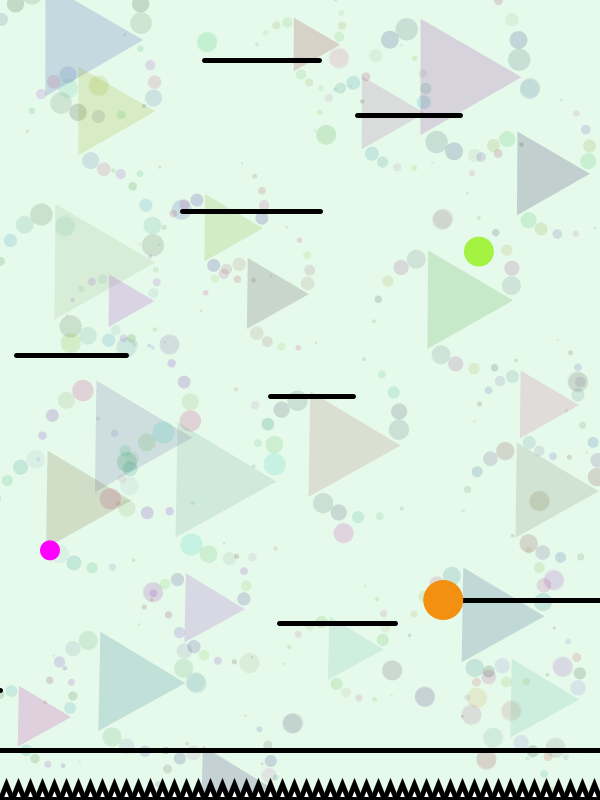
Frame 1 (no input)
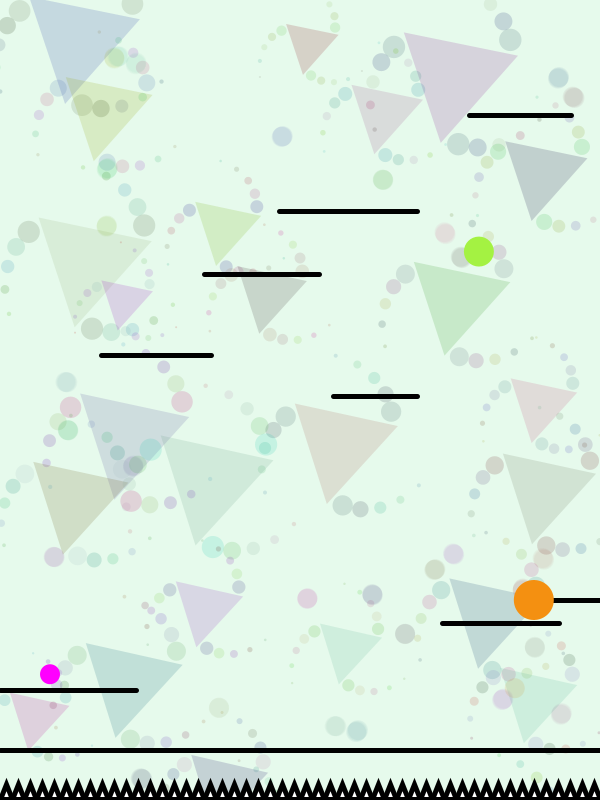
Frame 60 (the mouse pressed at the canvas centre just before this capture)
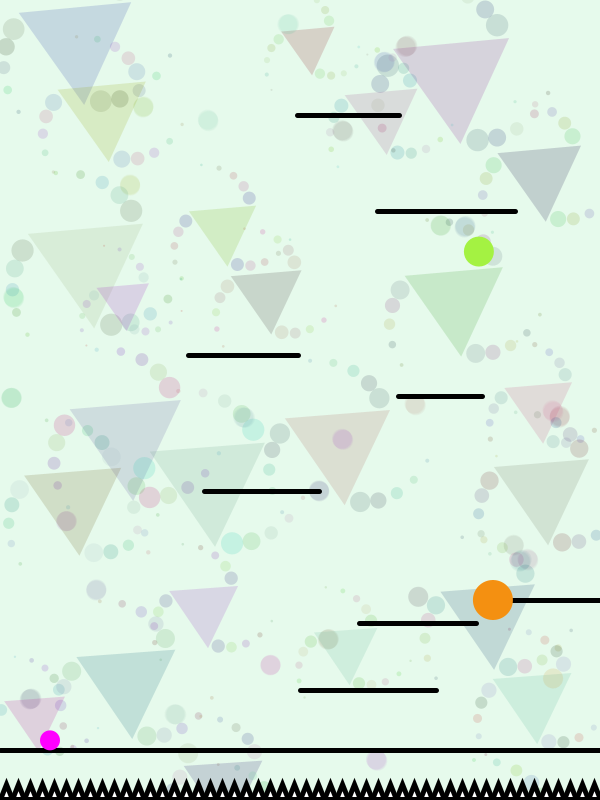
Frame 120 (the mouse held since frame 60 and released just before this capture)

The Processing sketch that drew these frames (run headless with seeded random() and noise(); from frame 60 on, the mouse is pressed at the canvas centre):

// Processing sketch: GAME1
// ── GAME1.pde
float posx = width/2; 
float posy = 550;         // START POS
float vx = 0;
float vy = 0;             // CURRENT VELOCITY
float accx = 0;
float accy = 0;           // ACCELERATION
float rad = 20;           // BALL SIZE
float pline = 750;        // LINE PLACEMENT
boolean objectCollision;  // CHECKS JUMPS, add to every object to bounce off
float nBalls = 20;
boolean[] keys= { false, false }; // BOOLEAN ARRAY FOR KEY PRESSED to add keys
// value of keys in order 1, 2, 3, ...
float spikeVY;
float theta;                // back spin angle
int angle1 = -15;           // back spin angle
int a;                      // amount of background noise
boolean dead = false;
int pointNO, pointNOtrue;
boolean pointScore = false;
float [] alpha = new float [30];
float [] pointX = new float[30];
float [] pointY = new float[30];
float vy5, a61, a63, a17;
float [] a1 = new float[15];
float [] a2 = new float[15];
float [] a3 = new float[15];
float [] vx1 = new float[15];
float [] movingBar = new float [15];
int bar;
float point, redP, blueP, greenP;


Background[] background1;
//Bars barz;                   IN CASE PREFER TO USE CLASSES
//Gamee gamee;
//Spikes spikez;


void setup ()
{
  size(600, 800);
  a = (height/120)*(width/120);    // a = 2;  // TO SLOW DOWN
  backSetup();
  pointNOtrue = 0;
  a17 = 30;
}

void draw()
{
  allSetting();

  if (!dead)
  {
    game();
  } else
    gameOverYES();
}

void game()
{
  gamePhysics();
  ball();
  collisions();
  points();
}

void allSetting()
{
  background(230, 250, 236, 00);
  bubTriDraw();
  objects();
}

void objects()
{
  // PUT ALL OBJECT CLASSES AND SHELVES HERE
  bottomLine();
  spikes();
  barX();
  barUpDown();
  mouseBar();
  sideBar();
}

void barX()
{
  stroke(0);
  strokeWeight(5);


    line (a1[0], a2[0], a3[0] + a1[0], a2[0]);
    a1[0] += vx1[0];
    if ( a1[0] <0)
    {
      vx1[0] = -vx1[0];
    } else if ( a3[0] + a1[0] > width)
    {
      vx1[0] = -vx1[0];
    }
  
  
  // COLLISION  SIDEWAYS BARS

  if (posy-(rad/2) <= a2[0] && posy+(rad/2) >= a2[0] )
  {
    if(posx + (rad/2) > a1[0] && posx-(rad/2)< a3[0] + a1[0])
  {
    objectCollision = true;              // for jump check 
    vy = -vy*0.5;
    accy = 0;
    posy = a2[0] - (rad/2);
  }
  }
      line (a1[1], a2[1], a3[1] + a1[1], a2[1]);
    a1[1] += vx1[1];
    if ( a1[1] <0)
    {
      vx1[1] = -vx1[1];
    } else if ( a3[1] + a1[1] > width)
    {
      vx1[1] = -vx1[1];
    }
  
  
  // COLLISION  SIDEWAYS BARS

  if (posy-(rad/2) <= a2[1] && posy+(rad/2) >= a2[1] )
  {
    if(posx + (rad/2) > a1[1] && posx-(rad/2)< a3[1] + a1[1])
  {
    objectCollision = true;              // for jump check 
    vy = -vy*0.5;
    accy = 0;
    posy = a2[1] - (rad/2);
  }
  }
      line (a1[2], a2[2], a3[2] + a1[2], a2[2]);
    a1[2] += vx1[2];
    if ( a1[2] <0)
    {
      vx1[2] = -vx1[2];
    } else if ( a3[2] + a1[2] > width)
    {
      vx1[2] = -vx1[2];
    }
  
  
  // COLLISION  SIDEWAYS BARS

  if (posy-(rad/2) <= a2[2] && posy+(rad/2) >= a2[2] )
  {
    if(posx + (rad/2) > a1[2] && posx-(rad/2)< a3[2] + a1[2])
  {
    objectCollision = true;              // for jump check 
    vy = -vy*0.5;
    accy = 0;
    posy = a2[2] - (rad/2);
  }
  }
      line (a1[3], a2[3], a3[3] + a1[3], a2[3]);
    a1[3] += vx1[3];
    if ( a1[3] <0)
    {
      vx1[3] = -vx1[3];
    } else if ( a3[3] + a1[3] > width)
    {
      vx1[3] = -vx1[3];
    }
  
  
  // COLLISION  SIDEWAYS BARS

  if (posy-(rad/2) <= a2[3] && posy+(rad/2) >= a2[3] )
  {
    if(posx + (rad/2) > a1[3] && posx-(rad/2)< a3[3] + a1[3])
  {
    objectCollision = true;              // for jump check 
    vy = -vy*0.5;
    accy = 0;
    posy = a2[3] - (rad/2);
  }
  }
      line (a1[4], a2[4], a3[4] + a1[4], a2[4]);
    a1[4] += vx1[4];
    if ( a1[4] <0)
    {
      vx1[4] = -vx1[4];
    } else if ( a3[4] + a1[4] > width)
    {
      vx1[4] = -vx1[4];
    }
  
  
  // COLLISION  SIDEWAYS BARS

  if (posy-(rad/2) <= a2[4] && posy+(rad/2) >= a2[4] )
  {
    if(posx + (rad/2) > a1[4] && posx-(rad/2)< a3[4] + a1[4])
  {
    objectCollision = true;              // for jump check 
    vy = -vy*0.5;
    accy = 0;
    posy = a2[4] - (rad/2);
  }
  }
}

void barUpDown()
{

  line (a1[7], a17+30, a1[7] + a3[7], a17+30);
  a17 += vx1[7] ;
  if ( a17 < 30)
  {
    vx1[7] = -vx1[7];
  } else if ( a17 > height - 60)
  {
    vx1[7] = -vx1[7];
  }
  
  if (posy-(rad/2) <= a17 && posy+(rad/2) >= a17-10 && posx + (rad/2) > a1[7] && posx-(rad/2)< a3[7] + a1[7])
  {
    objectCollision = true;              // for jump check 
    vy = -vy*0.5;
    accy = 0;
    posy = a17 + (rad/2);
  }
}

void mouseBar()
{

  line (a61, height - 110, a63, height - 110);
  a61 = mouseX ;
  a63 = mouseX + 40+ a3[8];
  
    // COLLISION
  if (posy-(rad/2) <= height - 110 && posy + (rad/2) >= height - 100 && posx + (rad/2) > a61 && posx-(rad/2)< a63)
  {
    objectCollision = true;              // for jump check 
    vy = -vy*0.5;
    accy = 0;
    posy = height - 110 - (rad/2);
  }
  
} 


void sideBar()
{

  /*// LEFT
  stroke(0);
  strokeWeight(5);
  line(0, (height/4), a3[9], (height/4));
  noStroke();
  fill (244, 144, 17);
  ellipse(a3[9], (height/4), 40, 40);
  a3[9] += vx1[9] ;
  if ( a3[9] > 195)
  {
    vx1[9] = -vx1[9];
  } else if ( a3[9] < 0)
  {
    vx1[9] = -vx1[9];
  } */

  // RIGHT
  stroke(0);
  strokeWeight(5);
  line((width-a3[10]), 3*height/4, width, 3*height/4);
  noStroke();
  fill (244, 144, 17);
  ellipse((width-a3[10]), 3*height/4, 40, 40);
  a3[10] += vx1[11] ;
  if ( (width-a3[10]) < (width -195) )
  {
    vx1[11] = -vx1[11];
  } else if ( (width-a3[10]) > width)
  {
    vx1[11] = -vx1[11];
  }
  // COLLISION RIGHT
  if (posy-(rad/2) >= (3*height/4)-2 && posy-(rad/2) <= (3*height/4)+2 && posx + (rad/2) > (width-a3[10]) && posx-(rad/2)< width)
  {
    objectCollision = true;              // for jump check 
    vy = -vy*0.5;
    accy = 0;
    posy = (3*height/4 )- (rad/2) - 2;
  }  
  // COLLISION WITH BALL RIGHT
  if (posx + (rad/2) >= width-a3[10]-10 && posx-(rad/2) <= width-a3[10]+10)
  { 
    if (posy + (rad/2) > 3*height/4 - 10 || posy - (rad/2) < 3*height/4 + 10)
    {
      objectCollision = false;              // for jump check 
      accx = 0;
      accy = 0;
      vy = -vy ;
    }
  }
  /*// COLLISION LEFT
  if (posy-(rad/2) <= (height/4) && posy+(rad/2) >= (height/4) && posx + (rad/2) < 0 && posx-(rad/2)> a3[9])
  {
    objectCollision = true;              // for jump check 
    vy = 0;
    accy = 0;
    posy = height/4 - (rad/2);
  }
  // COLLISION WITH BALL LEFT
  if (posx + (rad/2) > a3[9]-10 && posx-(rad/2)< a3[9]+10)
  { 
    if (posy + (rad/2) > height/4 + 10 || posy - (rad/2) < height/4 - 10)
    {
      objectCollision = false;              // for jump check 
      accx = 0;
      accy = 0;
      vy=-vy;
    }
  }  */
}  

void spikes()
{

  for (int spike = 0; spike<width/12; spike++)
  {
    fill(255);
    triangle (0+(12*spike), height-1+spikeVY, 6+(12*spike), height-16+spikeVY, 12+(12*spike), height-1+spikeVY);
    rect(0+(12*spike), height-1+spikeVY, 12+(12*spike), height);
  }
  if (frameCount/60 >= 5  && frameCount/60 <= 9)
  { 
    spikeVY += -0.15;
  }

  if (posy >= height-16+spikeVY)
  {
    dead = true;
    stroke(144, 15, 15, 200);
    strokeWeight(6);
    line (posx-12, posy+10, posx-2, posy + 30);
    line (posx-7, posy+10, posx-7, posy + 32);
    line (posx-2, posy+10, posx-2, posy + 40);
    line (posx+3, posy+10, posx+3, posy + 36);
    line (posx+7, posy+10, posx+7, posy + 32);
    line (posx+11, posy+10, posx+11, posy + 26);
    textSize(15);
    textAlign(CENTER);
    fill(144, 15, 15);
    text("......... ughwwAwpss", posx + 5, posy- 10);
  }
}

void points()                  // POINTS TO COLLECT
{
  noStroke();
  fill (redP, greenP, blueP, alpha[pointNOtrue]);
  ellipse(pointX[pointNOtrue], pointY[pointNOtrue], 30, 30);
  println("POINTS : " + pointNOtrue + " !!!");
  if (posx+rad/2 > pointX[pointNOtrue]-15 && posx-rad/2 < pointX[pointNOtrue]+15)
  {
    if (posy+rad/2 > pointY[pointNOtrue]-15 && posy-rad/2 < pointY[pointNOtrue]+15)
    {
      pointScore = true;
      pointNOtrue++;
    }
  }
}


void bottomLine()
{
  stroke(0);
  strokeWeight(5);
  line (0, pline, width, pline);
}


void ball()                      // JUMPING HERO
{
  noStroke();
  fill(255, 0, 255);
  ellipse(posx, posy, rad, rad);
}

void collisions()                // STORE ALL COLLISIONS
{
  leftWall();

  rightWall();

  lineStop();

  ceiling();
}

void leftWall()
{
  if (posx<rad/2)    // LEFT WALL STOPS
  { 
    vx = 0;
    posx = rad/2;
    accx = 0;
  }
}

void rightWall()
{
  if (posx>width-(rad/2))    //RIGHT WALL STOPS
  {
    vx = 0;
    posx = width-(rad/2);
    accx = 0;
  }
}

void ceiling()
{
  if (posy < 0)     // TOP STOPS
  {
    vx = 0;
    vy = 0;
    posy = rad/2;
  }
}

void lineStop()
{
  if ( posy+(rad/2) > pline) 
  {
    objectCollision = true;              // for jump check 
    vy = 0;
    accy = 0;
    posy = pline - rad/2;
  }
}

void gamePhysics()                        // MOVE AND JUMP
{
  accy = 0.35;        // ALWAYS FALLING 

  vx = vx + accx;    // TO ADD MOVEMENT
  vy = vy + accy;
  posx = posx + vx;
  posy = posy + vy;
  accx = 0;

  keyResponse();
}

void keyResponse()
{
  if (keys[0] == true)  //acc to left
  {
    accx = accx - 0.35;
  } else
  {
  }//do nothing

  if (keys[1] == true)  // acc to right
  {
    accx = accx +0.35;
  }
}

void keyPressed() {
  if ( key == 'a' ) {
    keys[0] = true;
  }
  if ( key == 'd' ) {
    keys[1] = true;
  }
  if ( key == 'w' && objectCollision == true) 
  {
    vy = -10;
    objectCollision = false;
  }
}

void keyReleased() {
  if ( key == 'a' ) {
    keys[0] = false;
  }
  if ( key == 'd' ) {
    keys[1] = false;
  }
}

void backSetup()
{

  redP= random(255);
  blueP= random(255);
  greenP=random(255);
  
  

  background1 = new Background[a];
  for (int i=0; i<background1.length; i++)
  {
    background1[i] = new Background();
    background1[i].redT = random (200);
    background1[i].greenT = random (200);
    background1[i].blueT = random (200);
    background1[i].setup1();
    background1[i].r = random(30, 70);

    if ( i%2 == 0)
    {
      background1[i].placeX = (random (25, 160));
      background1[i].placeY = 40 + (random(32, 38)* i);
    }
    if ( i%2 == 1)
    {
      background1[i].placeX = random (180, 390);
      background1[i].placeY = -50 + (random(30, 35)* i);
    }
    if ( i%3 == 1)
    {
      background1[i].placeX = random ( 430, 570);
      background1[i].placeY = 40 + (random(32, 38)* i);
    }
  }
  
    for (pointNO = 0; pointNO <alpha.length; pointNO++)
  {
    alpha[pointNO] = 255 * ((pointNO+1) - pointNOtrue);
  }
  for (pointNO = 0; pointNO <pointX.length; pointNO++)
  {
    pointX[pointNO] = random (40, width-40);
  }
  for (pointNO = 0; pointNO <pointY.length; pointNO++)
  {
    pointY[pointNO] = random (30, height-250);
  }
  
  
  
  // POS X 1
  for (bar = 0; bar<a1.length; bar++)  
  {
    a1[bar] = random (10, width-200);
  }
  // POS Y
  for (bar = 0; bar<a2.length; bar++)  
  {
    a2[bar] = 115 + ((random (90, 130)*bar));
  }
  // POS X 2
  for (bar = 0; bar<a3.length; bar++)   
  {
    a3[bar] = random (70, 190);
  }
  // VELOCITY
  for (bar = 0; bar<vx1.length; bar++)   
  {
    if (point >0)
    {
      float  p= point/4;
      vx1[bar] = random (1 + p, 3 + p);
    } else 
    {
      vx1[bar] = random (1, 4);
    }
  }
  
  
}

void bubTriDraw()
{

  for (int i=0; i<background1.length; i++)
  {
    background1[i].back1();
  }
}  


void gameOverYES()
{
  fill (167, 76, 152, 150);
  rect (5, 5, width-10, height-10);
  textSize(45);
  fill(76, 167, 138);
  textMode(CENTER);
  text("NO MORE KILLING.", width/2, height/2);
  frameRate(5);
}

// ── Background.pde
class Background
{

  float x1, y1, x2, y2, x3, y3;        //triangle1
  float xa1, ya1, xa2, ya2, xa3, ya3;
  float redT, blueT, greenT;
  float placeX, placeY;
  float r ;

  PVector position;                // BALLS
  PVector velocity;    
  float radius, radiuss;  



  Bubbles[] bubbles;
  Ball[] balls;

  void back1()
  {
    theta += 0.001;
    xa1 = r * cos(theta);
    ya1 = r * sin(theta);
    x1= (xa1+placeX);
    y1= (ya1+placeY);
    xa2 = r * cos(theta+radians(120));
    ya2 = r * sin(theta+radians(120));
    x2= (xa2+placeX);
    y2= (ya2+placeY);
    xa3 = r * cos(theta+radians(240));
    ya3 = r * sin(theta+radians(240));
    x3= (xa3+placeX);
    y3= (ya3+placeY);

    noStroke();
    fill(redT, blueT, greenT, 45);
    triangle(x1, y1, x2, y2, x3, y3);

    for (int j=0; j<bubbles.length; j++)
    {
      bubbles[j].bubbles();
    }
    for (int i=0; i < balls.length; i=i+1)
    {
      balls[i].draw();
      balls[i].move();
    }
  }

  void setup1()
  {
    bubbles = new Bubbles[5];
    for (int j=0; j<bubbles.length; j++)
    {
      bubbles[j] = new Bubbles();
      bubbles[j].b = 7*j;
      bubbles[j].angle = (j+1) * (angle1);
      bubbles[j].red = random (200);
      bubbles[j].green = random (200);
      bubbles[j].blue = random (200);
      bubbles[j].size = 5-j;
    }

    balls = new Ball[3];
    for (int i=0; i<balls.length; i = i+1)
    {
      balls[i] = new Ball();
    }
  }

  // SUBCLASS BUBBLES??


  class Bubbles 
  {
    float xb1, yb1, xb2, yb2, xb3, yb3;    // bubbles
    float x11, y11, x22, y22, x33, y33;
    float b, angle;
    float red, green, blue;
    float size;



    void bubbles()
    {
      fill(red, green, blue, 40);
      bubble1();
      bubble2();
      bubble3();
    }


    void bubble1()
    {
      xb1 = (r + b) * cos(theta + radians(0+angle));
      yb1 = (r + b) * sin(theta + radians(0+angle));
      x11= (xb1+placeX);
      y11= (yb1+placeY);

      noStroke();
      ellipse (x11, y11, r/15*size, r/15*size);
    }

    void bubble2()
    {
      xb2 = (r + b) * cos(theta+radians(120+ angle));
      yb2 = (r + b) * sin(theta+radians(120+ angle));
      x22= (xb2+placeX);
      y22= (yb2+placeY);

      noStroke();
      ellipse (x22, y22, r/15*size, r/15*size);
    }

    void bubble3()
    {
      xb3 = (r + b) * cos(theta+radians(240+ angle));
      yb3 = (r + b) * sin(theta+radians(240 + angle));
      x33= (xb3+placeX);
      y33= (yb3+placeY);

      noStroke();
      ellipse (x33, y33, r/15*size, r/15*size);
    }
  }
  // SUBCLASS BALLZ

  class Ball 
  {


    Ball()  
    { 
      position = new PVector(random(width), random(height));
      velocity = new PVector(random(-1, 1), random(-1, 1));
      radius = 10;
    }
    void draw()  
    {
      noStroke();
      fill(redT, blueT, greenT, 15);
      ellipse(position.x, position.y, radius*2, radius*2);
    }

    void move()
    {
      position.x = position.x + velocity.x;
      position.y = position.y + velocity.y;

      if (position.x - radius < 0 && velocity.x < 0 )
      {
        velocity.x = -1*velocity.x;
      } else if (position.x + radius > width && velocity.x > 0)
      {
        velocity.x = -1*velocity.x;
      }

      if (position.y - radius < 0 && velocity.y < 0)
      {
        velocity.y = -1*velocity.y;
      } else if (position.y + radius > height && velocity.y > 0 )
      {
        velocity.y = -1*velocity.y;
      }
    }
  }
}

// ── Bars.pde
class Bars
{

  float vy5, a61, a63, a17;
  float [] a1 = new float[15];
  float [] a2 = new float[15];
  float [] a3 = new float[15];
  float [] vx = new float[15];
  float [] movingBar = new float [15];
  int bar;
  boolean pointScore = false;
  float point;
  float posx, posy, rad;
  boolean objectCollision;






  void Barzz()
  {

    barX();
    barUpDown();
    mouseBar();
    sideBar();

    // POS X 1
    for (bar = 0; bar<a1.length; bar++)  
    {
      a1[bar] = random (10, width-200);
    }
    // POS Y
    for (bar = 0; bar<a2.length; bar++)  
    {
      a2[bar] = 115 + (random (90, 130)*bar);
    }
    // POS X 2
    for (bar = 0; bar<a3.length; bar++)   
    {
      a3[bar] = random (70, 190);
    }
    // VELOCITY
    for (bar = 0; bar<vx.length; bar++)   
    {
      if (point >0)
      {
        float  p= point/4;
        vx[bar] = random (1 + p, 3 + p);
      } else 
      {
        vx[bar] = random (1, 4);
      }
    }
  }


  void barX()
  {
    stroke(0);
    strokeWeight(5);

    for ( int bar = 0; bar<6; bar++)
    {
      line (a1[bar], a2[bar], a3[bar] + a1[bar], a2[bar]);
      a1[bar] += vx[bar];
      if ( a1[bar] <0)
      {
        vx[bar] = -vx[bar];
      } else if ( a3[bar] + a1[bar] > width)
      {
        vx[bar] = -vx[bar];
      }
    }
  }

  void barUpDown()
  {

    line (a1[7], a17, a1[7] + a3[7], a17);
    a17 +=vx[7] ;
    if ( a17 < 100)
    {
      vx[7] = -vx[7];
    } else if ( a17 > height - 60)
    {
      vx[7] = -vx[7];
    }
  }
  void mouseBar()
  {

    line (a61, height - 60, a63, height - 60);
    a61 = mouseX ;
    a63 = mouseX + 40+ a3[8];
  } 


  void sideBar()
  {

    // LEFT
    stroke(0);
    strokeWeight(5);
    line(0, (height/4), a3[9], (height/4));
    noStroke();
    fill (244, 144, 17);
    ellipse(a3[9], (height/4), 40, 40);
    a3[9] += vx[9] ;
    if ( a3[9] > 195)
    {
      vx[9] = -vx[9];
    } else if ( a3[9] < 0)
    {
      vx[9] = -vx[9];
    }

    // RIGHT
    stroke(0);
    strokeWeight(5);
    line((width-a3[10]), 3*height/4, width, 3*height/4);
    noStroke();
    fill (244, 144, 17);
    ellipse((width-a3[10]), 3*height/4, 40, 40);
    a3[10] += vx[11] ;
    if ( (width-a3[10]) < (width -195) )
    {
      vx[11] = -vx[11];
    } else if ( (width-a3[10]) > width)
    {
      vx[11] = -vx[11];
    }
  }


  void collisionsTotal()
  {
    barCollision();
    mouseBarCollisions();
    sideBarCollisions();
  }



  void barCollision()
  {
    // COLLISION  UP DOWN
    if (posy-(rad/2) == a17 && posx + (rad/2) > a1[7] && posx-(rad/2)< a3[7] + a1[7])
    {
      objectCollision = true;              // for jump check 
      vy = 0;
      accy = 0;
      posy = a17 - (rad/2);
    }

    // COLLISION  SIDEWAYS BARS

    if (posy-(rad/2) == a2[bar] && posx + (rad/2) > a1[bar] && posx-(rad/2)< a3[bar] + a1[bar])
    {
      objectCollision = true;              // for jump check 
      vy = 0;
      accy = 0;
      posy = a2[bar] - (rad/2);
    }
  }

  void mouseBarCollisions()
  {
    // COLLISION
    if (posy-(rad/2) == height - 60 && posx + (rad/2) > a61 && posx-(rad/2)< a63)
    {
      objectCollision = true;              // for jump check 
      vy = 0;
      accy = 0;
      posy = height - 60 - (rad/2);
    }
  }


  void sideBarCollisions()
  {
    // COLLISION RIGHT
    if (posy-(rad/2) == (3*height/4) && posx + (rad/2) > (width-a3[10]) && posx-(rad/2)< width)
    {
      objectCollision = true;              // for jump check 
      vy = 0;
      accy = 0;
      posy = 3*height/4 - (rad/2);
    }  
    // COLLISION WITH BALL RIGHT
    if (posx + (rad/2) > a3[10]-20 && posx-(rad/2)< a3[10]+20)
    { 
      if (posy + (rad/2) > 3*height/4 + 20 || posy - (rad/2) < 3*height/4 - 20)
      {
        objectCollision = false;              // for jump check 
        accx = -2*accx;
        accy = -2*accy;
      }
    }
    // COLLISION LEFT
    if (posy-(rad/2) == (height/4) && posx + (rad/2) > 0 && posx-(rad/2)< a3[9])
    {
      objectCollision = true;              // for jump check 
      vy = 0;
      accy = 0;
      posy = height/4 - (rad/2);
    }
    // COLLISION WITH BALL LEFT
    if (posx + (rad/2) > a3[9]-20 && posx-(rad/2)< a3[9]+20)
    { 
      if (posy + (rad/2) > height/4 + 20 || posy - (rad/2) < height/4 - 20)
      {
        objectCollision = false;              // for jump check 
        accx = -2*accx;
        accy = -2*accy;
      }
    }
  }
}

// ── Gamee.pde
class Gamee   // ORDER THINGS
{

  float posx = width/2; 
  float posy = 550;         // START POS
  float vx = 0;
  float vy = 0;             // CURRENT VELOCITY
  float accx = 0;
  float accy = 0;           // ACCELERATION
  float rad = 20;           // BALL SIZE
  float pline = 750;        // LINE PLACEMENT
  boolean objectCollision;  // CHECKS JUMPS, add to every object to bounce off
  float nBalls = 20;
  boolean[] keys= { false, false }; // BOOLEAN ARRAY FOR KEY PRESSED to add keys
  // value of keys in order 1, 2, 3, ...
  
  int pointNO, pointNOtrue;
  boolean pointScore = false;
  float [] alpha = new float [30];
  float [] pointX = new float[30];
  float [] pointY = new float[30];

  void game()
  {
    gamePhysics();
    ball();
    collisions();
  }

  void allSetting()
  {
    background(230, 250, 236, 00);
    objects();
  }
  
  void gameForSetup()
  {
    pointNOtrue = 0;
  
      for (pointNO = 0; pointNO <alpha.length; pointNO++)
    {
      alpha[pointNO] = 255 * ((pointNO+1) - pointNOtrue);
    }
    for (pointNO = 0; pointNO <pointX.length; pointNO++)
    {
      pointX[pointNO] = random (40, width-40);
    }
    for (pointNO = 0; pointNO <pointY.length; pointNO++)
    {
      pointY[pointNO] = random (30, height-250);
    }
  }
  
    void points()
  {

    noStroke();
    fill (0, 0, 0, alpha[pointNOtrue]);
    ellipse(pointX[pointNOtrue], pointY[pointNOtrue], 30, 30);
  }
  
  void pointsTouched()
  {
    if (posx+rad/2 > pointX[pointNOtrue]-15 && posx-rad/2 < pointX[pointNOtrue]+15)
    {
      if (posy+rad/2 > pointY[pointNOtrue]-15 && posy-rad/2 < pointY[pointNOtrue]+15)
      {
        pointScore = true;
        pointNOtrue++;
      }
    }
  }
  

  void objects()
  {
    // PUT ALL OBJECT CLASSES AND SHELVES HERE
    bottomLine();
  }

  void bottomLine()
  {
    stroke(0);
    strokeWeight(5);
    line (0, pline, width, pline);
  }


  void ball()                      // JUMPING HERO
  {
    noStroke();
    fill(255, 0, 255);
    ellipse(posx, posy, rad, rad);
  }

  void collisions()                // STORE ALL COLLISIONS
  {
    leftWall();

    rightWall();

    lineStop();

    ceiling();
  }

  void leftWall()
  {
    if (posx<rad/2)    // LEFT WALL STOPS
    { 
      vx = 0;
      posx = rad/2;
      accx = 0;
    }
  }

  void rightWall()
  {
    if (posx>width-(rad/2))    //RIGHT WALL STOPS
    {
      vx = 0;
      posx = width-(rad/2);
      accx = 0;
    }
  }

  void ceiling()
  {
    if (posy < 0)     // TOP STOPS
    {
      vx = 0;
      vy = 0;
      posy = rad/2;
    }
  }

  void lineStop()
  {
    if ( posy+(rad/2) > pline) 
    {
      objectCollision = true;              // for jump check 
      vy = 0;
      accy = 0;
      posy = pline - rad/2;
    }
  }

  void gamePhysics()                        // MOVE AND JUMP
  {
    accy = 0.4;        // ALWAYS FALLING 

    vx = vx + accx;    // TO ADD MOVEMENT
    vy = vy + accy;
    posx = posx + vx;
    posy = posy + vy;
    accx = 0;

    keyResponse();
  }

  void keyResponse()
  {
    if (keys[0] == true)  //acc to left
    {
      accx = accx - 0.4;
    } else
    {
    }//do nothing

    if (keys[1] == true)  // acc to right
    {
      accx = accx +0.4;
    }
  }

  void keyPressed() {
    if ( key == 'a' ) {
      keys[0] = true;
    }
    if ( key == 'd' ) {
      keys[1] = true;
    }
    if ( key == 'w' && objectCollision == true) 
    {
      vy = -12;
      objectCollision = false;
    }
  }

  void keyReleased() {
    if ( key == 'a' ) {
      keys[0] = false;
    }
    if ( key == 'd' ) {
      keys[1] = false;
    }
  }
}

// ── Grid.pde
class Grid {
  /* int numCols;
  int numRows;
  ArrayList<Background>[][] grid;

  Grid() {
    numCols = int(sqrt(nBalls) + 0.5);
    numRows = numCols;
    
    // array with empty borders to simplify the logic;
    grid = new ArrayList[numCols+2][numRows+2];

    // initialize each grid as an empty list
    for (int k = 0; k < numCols+2; k = k+1)
    {
      for (int l = 0; l < numRows+2; l = l+1)
      {
        grid[k][l] = new ArrayList();
      }
    }
  }

  // Show the grid
  void draw()
  {
    stroke(0);
    for (int k = 1; k < numCols; k = k+1)
    {
      int x = k*width/numCols;
      line(x, 0, x, height);
    }
    for (int l = 1; l < numRows; l = l+1)
    {
      int y = l*height/numRows;
      line(0, y, width, y);
    }
  }

  void checkCollisions()
  {
    // empty grid
    for (int k = 1; k <= numCols; k = k+1)
    {
      for (int l = 1; l <= numRows; l = l+1)
      {
        grid[k][l].clear();
      }
    }
    
    // add balls to grid
    for (Background ball : background1)
    {
      int x = getStrip(position.x / width, numCols);
      int y = getStrip(ball.y / height, numRows);
      grid[x][y].add(ball);
    }

    // look for collisions with neighbours
    for (int k = 1; k <= numCols; k = k+1)
    {
      for (int l = 1; l <= numRows; l = l+1)
      {
        for (Ball ball : grid[k][l])
        {
          checkLocalCollisions(ball, grid[k-1][l-1]);
          checkLocalCollisions(ball, grid[k-1][l];
          checkLocalCollisions(ball, grid[k-1][l+1]);
          checkLocalCollisions(ball, grid[k][l-1]);
          checkLocalCollisions(ball, grid[k][l]);
          checkLocalCollisions(ball, grid[k][l+1]);
        }
      }
    }
  }

  void checkLocalCollisions(Ball ball, ArrayList<Ball> neighbours)
  {
         if (position.x - radius < 0 && velocity.x < 0 )
      {
        velocity.x = -1*velocity.x;
      } else if (position.x + radius > width && velocity.x > 0)
      {
        velocity.x = -1*velocity.x;
      }

      if (position.y - radius < 0 && velocity.y < 0)
      {
        velocity.y = -1*velocity.y;
      } else if (position.y + radius > height && velocity.y > 0 )
      {
        velocity.y = -1*velocity.y;
      }
  }

  // The cell (1..count) corresponding to a fractional window position
  int getStrip(float frac, int count)
  {
    int k;
    k = int(frac * count) + 1;
    // ensure it is in range
    if (k < 1)
    {
      k = 1;
    } else if (k > count)
    {
      k = count;
    }
    return k;
  } */
}

// ── Spikes.pde
class Spikes
{
  float spikeVY;

void spikes()
{

  for (int spike = 0; spike<width/12; spike++)
  {
    fill(255);
    triangle (0+(12*spike), height-1+spikeVY, 6+(12*spike), height-16+spikeVY, 12+(12*spike), height-1+spikeVY);
    rect(0+(12*spike), height-1+spikeVY, 12+(12*spike), height);
  }
      if (frameCount/60 >= 5  && frameCount/60 <= 9)
    { 
      spikeVY += -0.3;
    }
   
}
 
}
